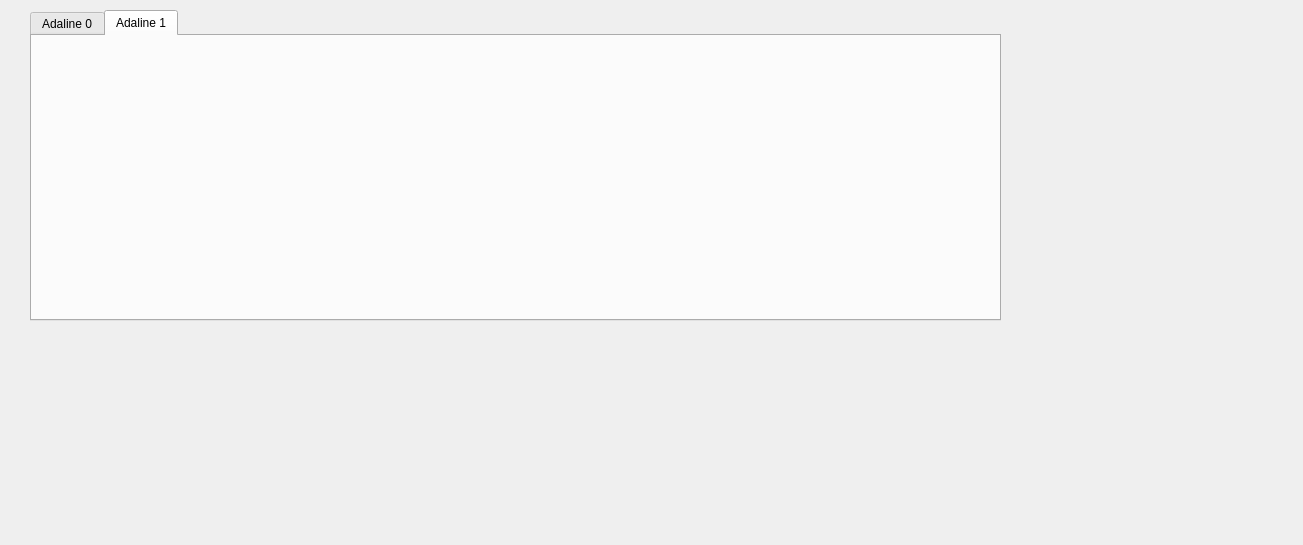
<?xml version="1.0" encoding="UTF-8"?>
<ui version="4.0">
 <class>ErrorPlot</class>
 <widget class="QWidget" name="ErrorPlot">
  <property name="geometry">
   <rect>
    <x>0</x>
    <y>0</y>
    <width>1303</width>
    <height>545</height>
   </rect>
  </property>
  <property name="windowTitle">
   <string>Form</string>
  </property>
  <widget class="QTabWidget" name="tabWidget">
   <property name="geometry">
    <rect>
     <x>30</x>
     <y>10</y>
     <width>971</width>
     <height>311</height>
    </rect>
   </property>
   <property name="currentIndex">
    <number>1</number>
   </property>
   <widget class="QCustomPlot" name="plot0">
    <attribute name="title">
     <string>Adaline 0</string>
    </attribute>
   </widget>
   <widget class="QCustomPlot" name="plot1">
    <attribute name="title">
     <string>Adaline 1</string>
    </attribute>
   </widget>
  </widget>
 </widget>
 <customwidgets>
  <customwidget>
   <class>QCustomPlot</class>
   <extends>QWidget</extends>
   <header>qcustomplot.h</header>
   <container>1</container>
  </customwidget>
 </customwidgets>
 <resources/>
 <connections/>
</ui>
